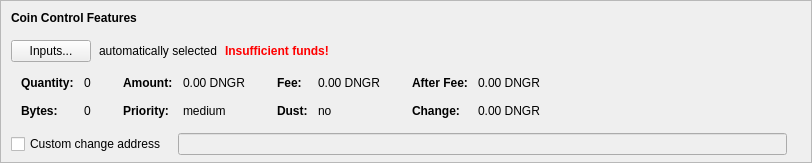
    <widget class="QFrame" name="frameCoinControl">
     <property name="sizePolicy">
      <sizepolicy hsizetype="Expanding" vsizetype="Expanding">
       <horstretch>0</horstretch>
       <verstretch>0</verstretch>
      </sizepolicy>
     </property>
     <property name="maximumSize">
      <size>
       <width>16777215</width>
       <height>16777215</height>
      </size>
     </property>
     <property name="frameShape">
      <enum>QFrame::StyledPanel</enum>
     </property>
     <property name="frameShadow">
      <enum>QFrame::Sunken</enum>
     </property>
     <layout class="QVBoxLayout" name="verticalLayoutCoinControl2">
      <property name="spacing">
       <number>0</number>
      </property>
      <property name="leftMargin">
       <number>0</number>
      </property>
      <property name="topMargin">
       <number>0</number>
      </property>
      <property name="rightMargin">
       <number>0</number>
      </property>
      <property name="bottomMargin">
       <number>6</number>
      </property>
      <item>
       <layout class="QVBoxLayout" name="verticalLayoutCoinControl" stretch="0,0,0,0,1">
        <property name="spacing">
         <number>0</number>
        </property>
        <property name="leftMargin">
         <number>10</number>
        </property>
        <property name="topMargin">
         <number>10</number>
        </property>
        <item>
         <layout class="QHBoxLayout" name="horizontalLayoutCoinControl1">
          <property name="bottomMargin">
           <number>15</number>
          </property>
          <item>
           <widget class="QLabel" name="labelCoinControlFeatures">
            <property name="sizePolicy">
             <sizepolicy hsizetype="Preferred" vsizetype="Maximum">
              <horstretch>0</horstretch>
              <verstretch>0</verstretch>
             </sizepolicy>
            </property>
            <property name="font">
             <font>
              <weight>75</weight>
              <bold>true</bold>
             </font>
            </property>
            <property name="styleSheet">
             <string notr="true">font-weight:bold;</string>
            </property>
            <property name="text">
             <string>Coin Control Features</string>
            </property>
           </widget>
          </item>
         </layout>
        </item>
        <item>
         <layout class="QHBoxLayout" name="horizontalLayoutCoinControl2" stretch="0,0,0,0">
          <property name="spacing">
           <number>8</number>
          </property>
          <property name="bottomMargin">
           <number>10</number>
          </property>
          <item>
           <widget class="QPushButton" name="pushButtonCoinControl">
            <property name="styleSheet">
             <string notr="true"/>
            </property>
            <property name="text">
             <string>Inputs...</string>
            </property>
            <property name="autoDefault">
             <bool>false</bool>
            </property>
           </widget>
          </item>
          <item>
           <widget class="QLabel" name="labelCoinControlAutomaticallySelected">
            <property name="text">
             <string>automatically selected</string>
            </property>
            <property name="margin">
             <number>5</number>
            </property>
           </widget>
          </item>
          <item>
           <widget class="QLabel" name="labelCoinControlInsuffFunds">
            <property name="font">
             <font>
              <weight>75</weight>
              <bold>true</bold>
             </font>
            </property>
            <property name="styleSheet">
             <string notr="true">color:red;font-weight:bold;</string>
            </property>
            <property name="text">
             <string>Insufficient funds!</string>
            </property>
            <property name="margin">
             <number>5</number>
            </property>
           </widget>
          </item>
          <item>
           <spacer name="horizontalSpacerCoinControl">
            <property name="orientation">
             <enum>Qt::Horizontal</enum>
            </property>
            <property name="sizeHint" stdset="0">
             <size>
              <width>40</width>
              <height>1</height>
             </size>
            </property>
           </spacer>
          </item>
         </layout>
        </item>
        <item>
         <widget class="QWidget" name="widgetCoinControl" native="true">
          <property name="sizePolicy">
           <sizepolicy hsizetype="Preferred" vsizetype="Preferred">
            <horstretch>0</horstretch>
            <verstretch>0</verstretch>
           </sizepolicy>
          </property>
          <property name="minimumSize">
           <size>
            <width>0</width>
            <height>0</height>
           </size>
          </property>
          <property name="styleSheet">
           <string notr="true"/>
          </property>
          <layout class="QHBoxLayout" name="horizontalLayoutCoinControl5">
           <property name="leftMargin">
            <number>0</number>
           </property>
           <property name="topMargin">
            <number>0</number>
           </property>
           <property name="rightMargin">
            <number>0</number>
           </property>
           <property name="bottomMargin">
            <number>0</number>
           </property>
           <item>
            <layout class="QHBoxLayout" name="horizontalLayoutCoinControl3" stretch="0,0,0,1">
             <property name="spacing">
              <number>20</number>
             </property>
             <property name="topMargin">
              <number>0</number>
             </property>
             <property name="bottomMargin">
              <number>10</number>
             </property>
             <item>
              <layout class="QFormLayout" name="formLayoutCoinControl1">
               <property name="horizontalSpacing">
                <number>10</number>
               </property>
               <property name="verticalSpacing">
                <number>14</number>
               </property>
               <property name="leftMargin">
                <number>10</number>
               </property>
               <property name="topMargin">
                <number>4</number>
               </property>
               <property name="rightMargin">
                <number>6</number>
               </property>
               <item row="0" column="0">
                <widget class="QLabel" name="labelCoinControlQuantityText">
                 <property name="font">
                  <font>
                   <weight>75</weight>
                   <bold>true</bold>
                  </font>
                 </property>
                 <property name="text">
                  <string>Quantity:</string>
                 </property>
                 <property name="margin">
                  <number>0</number>
                 </property>
                </widget>
               </item>
               <item row="0" column="1">
                <widget class="QLabel" name="labelCoinControlQuantity">
                 <property name="cursor">
                  <cursorShape>IBeamCursor</cursorShape>
                 </property>
                 <property name="contextMenuPolicy">
                  <enum>Qt::ActionsContextMenu</enum>
                 </property>
                 <property name="text">
                  <string notr="true">0</string>
                 </property>
                 <property name="margin">
                  <number>0</number>
                 </property>
                 <property name="textInteractionFlags">
                  <set>Qt::LinksAccessibleByMouse|Qt::TextSelectableByKeyboard|Qt::TextSelectableByMouse</set>
                 </property>
                </widget>
               </item>
               <item row="1" column="0">
                <widget class="QLabel" name="labelCoinControlBytesText">
                 <property name="font">
                  <font>
                   <weight>75</weight>
                   <bold>true</bold>
                  </font>
                 </property>
                 <property name="text">
                  <string>Bytes:</string>
                 </property>
                </widget>
               </item>
               <item row="1" column="1">
                <widget class="QLabel" name="labelCoinControlBytes">
                 <property name="cursor">
                  <cursorShape>IBeamCursor</cursorShape>
                 </property>
                 <property name="contextMenuPolicy">
                  <enum>Qt::ActionsContextMenu</enum>
                 </property>
                 <property name="text">
                  <string notr="true">0</string>
                 </property>
                 <property name="textInteractionFlags">
                  <set>Qt::LinksAccessibleByMouse|Qt::TextSelectableByKeyboard|Qt::TextSelectableByMouse</set>
                 </property>
                </widget>
               </item>
              </layout>
             </item>
             <item>
              <layout class="QFormLayout" name="formLayoutCoinControl2">
               <property name="horizontalSpacing">
                <number>10</number>
               </property>
               <property name="verticalSpacing">
                <number>14</number>
               </property>
               <property name="leftMargin">
                <number>6</number>
               </property>
               <property name="topMargin">
                <number>4</number>
               </property>
               <property name="rightMargin">
                <number>6</number>
               </property>
               <item row="0" column="0">
                <widget class="QLabel" name="labelCoinControlAmountText">
                 <property name="font">
                  <font>
                   <weight>75</weight>
                   <bold>true</bold>
                  </font>
                 </property>
                 <property name="text">
                  <string>Amount:</string>
                 </property>
                 <property name="margin">
                  <number>0</number>
                 </property>
                </widget>
               </item>
               <item row="0" column="1">
                <widget class="QLabel" name="labelCoinControlAmount">
                 <property name="cursor">
                  <cursorShape>IBeamCursor</cursorShape>
                 </property>
                 <property name="contextMenuPolicy">
                  <enum>Qt::ActionsContextMenu</enum>
                 </property>
                 <property name="text">
                  <string notr="true">0.00 DNGR</string>
                 </property>
                 <property name="textInteractionFlags">
                  <set>Qt::LinksAccessibleByMouse|Qt::TextSelectableByKeyboard|Qt::TextSelectableByMouse</set>
                 </property>
                </widget>
               </item>
               <item row="1" column="0">
                <widget class="QLabel" name="labelCoinControlPriorityText">
                 <property name="font">
                  <font>
                   <weight>75</weight>
                   <bold>true</bold>
                  </font>
                 </property>
                 <property name="text">
                  <string>Priority:</string>
                 </property>
                </widget>
               </item>
               <item row="1" column="1">
                <widget class="QLabel" name="labelCoinControlPriority">
                 <property name="cursor">
                  <cursorShape>IBeamCursor</cursorShape>
                 </property>
                 <property name="contextMenuPolicy">
                  <enum>Qt::ActionsContextMenu</enum>
                 </property>
                 <property name="text">
                  <string>medium</string>
                 </property>
                 <property name="textInteractionFlags">
                  <set>Qt::LinksAccessibleByMouse|Qt::TextSelectableByKeyboard|Qt::TextSelectableByMouse</set>
                 </property>
                </widget>
               </item>
              </layout>
             </item>
             <item>
              <layout class="QFormLayout" name="formLayoutCoinControl3">
               <property name="horizontalSpacing">
                <number>10</number>
               </property>
               <property name="verticalSpacing">
                <number>14</number>
               </property>
               <property name="leftMargin">
                <number>6</number>
               </property>
               <property name="topMargin">
                <number>4</number>
               </property>
               <property name="rightMargin">
                <number>6</number>
               </property>
               <item row="0" column="0">
                <widget class="QLabel" name="labelCoinControlFeeText">
                 <property name="font">
                  <font>
                   <weight>75</weight>
                   <bold>true</bold>
                  </font>
                 </property>
                 <property name="text">
                  <string>Fee:</string>
                 </property>
                 <property name="margin">
                  <number>0</number>
                 </property>
                </widget>
               </item>
               <item row="0" column="1">
                <widget class="QLabel" name="labelCoinControlFee">
                 <property name="cursor">
                  <cursorShape>IBeamCursor</cursorShape>
                 </property>
                 <property name="contextMenuPolicy">
                  <enum>Qt::ActionsContextMenu</enum>
                 </property>
                 <property name="text">
                  <string notr="true">0.00 DNGR</string>
                 </property>
                 <property name="textInteractionFlags">
                  <set>Qt::LinksAccessibleByMouse|Qt::TextSelectableByKeyboard|Qt::TextSelectableByMouse</set>
                 </property>
                </widget>
               </item>
               <item row="1" column="0">
                <widget class="QLabel" name="labelCoinControlLowOutputText">
                 <property name="font">
                  <font>
                   <weight>75</weight>
                   <bold>true</bold>
                  </font>
                 </property>
                 <property name="text">
                  <string>Dust:</string>
                 </property>
                </widget>
               </item>
               <item row="1" column="1">
                <widget class="QLabel" name="labelCoinControlLowOutput">
                 <property name="cursor">
                  <cursorShape>IBeamCursor</cursorShape>
                 </property>
                 <property name="contextMenuPolicy">
                  <enum>Qt::ActionsContextMenu</enum>
                 </property>
                 <property name="text">
                  <string>no</string>
                 </property>
                 <property name="textInteractionFlags">
                  <set>Qt::LinksAccessibleByMouse|Qt::TextSelectableByKeyboard|Qt::TextSelectableByMouse</set>
                 </property>
                </widget>
               </item>
              </layout>
             </item>
             <item>
              <layout class="QFormLayout" name="formLayoutCoinControl4">
               <property name="horizontalSpacing">
                <number>10</number>
               </property>
               <property name="verticalSpacing">
                <number>14</number>
               </property>
               <property name="leftMargin">
                <number>6</number>
               </property>
               <property name="topMargin">
                <number>4</number>
               </property>
               <property name="rightMargin">
                <number>6</number>
               </property>
               <item row="0" column="0">
                <widget class="QLabel" name="labelCoinControlAfterFeeText">
                 <property name="font">
                  <font>
                   <weight>75</weight>
                   <bold>true</bold>
                  </font>
                 </property>
                 <property name="text">
                  <string>After Fee:</string>
                 </property>
                 <property name="margin">
                  <number>0</number>
                 </property>
                </widget>
               </item>
               <item row="0" column="1">
                <widget class="QLabel" name="labelCoinControlAfterFee">
                 <property name="cursor">
                  <cursorShape>IBeamCursor</cursorShape>
                 </property>
                 <property name="contextMenuPolicy">
                  <enum>Qt::ActionsContextMenu</enum>
                 </property>
                 <property name="text">
                  <string notr="true">0.00 DNGR</string>
                 </property>
                 <property name="textInteractionFlags">
                  <set>Qt::LinksAccessibleByMouse|Qt::TextSelectableByKeyboard|Qt::TextSelectableByMouse</set>
                 </property>
                </widget>
               </item>
               <item row="1" column="0">
                <widget class="QLabel" name="labelCoinControlChangeText">
                 <property name="font">
                  <font>
                   <weight>75</weight>
                   <bold>true</bold>
                  </font>
                 </property>
                 <property name="text">
                  <string>Change:</string>
                 </property>
                </widget>
               </item>
               <item row="1" column="1">
                <widget class="QLabel" name="labelCoinControlChange">
                 <property name="cursor">
                  <cursorShape>IBeamCursor</cursorShape>
                 </property>
                 <property name="contextMenuPolicy">
                  <enum>Qt::ActionsContextMenu</enum>
                 </property>
                 <property name="text">
                  <string notr="true">0.00 DNGR</string>
                 </property>
                 <property name="textInteractionFlags">
                  <set>Qt::LinksAccessibleByMouse|Qt::TextSelectableByKeyboard|Qt::TextSelectableByMouse</set>
                 </property>
                </widget>
               </item>
              </layout>
             </item>
            </layout>
           </item>
          </layout>
         </widget>
        </item>
        <item>
         <layout class="QHBoxLayout" name="horizontalLayoutCoinControl4" stretch="0,0,0">
          <property name="spacing">
           <number>12</number>
          </property>
          <property name="sizeConstraint">
           <enum>QLayout::SetDefaultConstraint</enum>
          </property>
          <property name="topMargin">
           <number>5</number>
          </property>
          <property name="rightMargin">
           <number>5</number>
          </property>
          <item>
           <widget class="QCheckBox" name="checkBoxCoinControlChange">
            <property name="toolTip">
             <string>If this is activated, but the change address is empty or invalid, change will be sent to a newly generated address.</string>
            </property>
            <property name="text">
             <string>Custom change address</string>
            </property>
           </widget>
          </item>
          <item>
           <widget class="QValidatedLineEdit" name="lineEditCoinControlChange">
            <property name="enabled">
             <bool>false</bool>
            </property>
            <property name="sizePolicy">
             <sizepolicy hsizetype="Expanding" vsizetype="Fixed">
              <horstretch>0</horstretch>
              <verstretch>0</verstretch>
             </sizepolicy>
            </property>
           </widget>
          </item>
          <item>
           <widget class="QLabel" name="labelCoinControlChangeLabel">
            <property name="sizePolicy">
             <sizepolicy hsizetype="Preferred" vsizetype="Expanding">
              <horstretch>0</horstretch>
              <verstretch>0</verstretch>
             </sizepolicy>
            </property>
            <property name="minimumSize">
             <size>
              <width>0</width>
              <height>0</height>
             </size>
            </property>
            <property name="text">
             <string/>
            </property>
            <property name="margin">
             <number>3</number>
            </property>
           </widget>
          </item>
         </layout>
        </item>
        <item>
         <spacer name="verticalSpacerCoinControl">
          <property name="orientation">
           <enum>Qt::Vertical</enum>
          </property>
          <property name="sizeHint" stdset="0">
           <size>
            <width>800</width>
            <height>1</height>
           </size>
          </property>
         </spacer>
        </item>
       </layout>
      </item>
     </layout>
    </widget>
